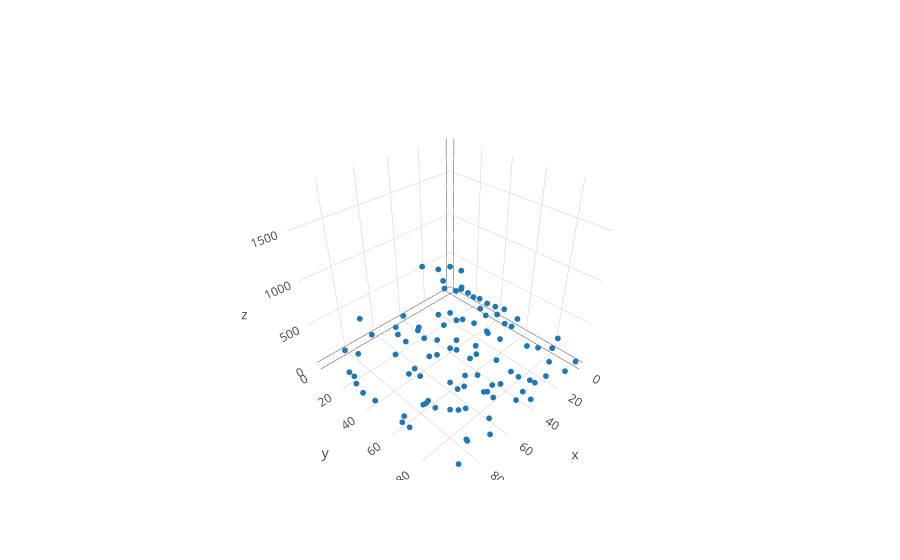

The notebook cell this image was saved under:
### Markdown cell above
Here, we take a sample of 25 percent of the above grid to "observe"

### Code cell
X_part, y_part = sim.rand_partial_grid(X, y, 0.25)
X_full, y_full, obs_idx, imag_idx = sim.fill_grid(X_part, y_part)

color = np.zeros(X_full.shape[0])
color[obs_idx] = 1.0
trace_partial_obs = go.Scatter3d(x = X_full[obs_idx, 0], y = X_full[obs_idx, 1],
                                 z= y[obs_idx], mode = 'markers', marker=dict(size = 2))
iplot([trace_partial_obs])

### Figure 1 — Plotly figure (JSON) as saved in the notebook; plotly's stock layout.template omitted (floating-point values rounded to 4 significant figures)
{"data": [{"marker": {"size": 2}, "mode": "markers", "type": "scatter3d", "x": [0, 0, 0, 0, 0, 0, 0, 5, 5, 5, 5, 5, 5, 10, 10, 10, 10, 10, 10, 10, 10, 15, 15, 15, 15, 15, 15, 20, 20, 20, 25, 25, 30, 30, 30, 30, 30, 30, 35, 35, 35, 35, 35, 40, 40, 40, 40, 40, 40, 45, 45, 45, 45, 45, 45, 45, 45, 50, 50, 50, 50, 50, 55, 55, 55, 60, 60, 60, 65, 65, 70, 70, 70, 70, 70, 70, 70, 70, 75, 75, 75, 75, 80, 80, 80, 85, 85, 85, 85, 90, 90, 90, 90, 95, 95, 95, 95, 95, 95, 95], "y": [0, 10, 40, 45, 55, 80, 95, 15, 25, 30, 50, 55, 85, 5, 15, 25, 35, 40, 70, 85, 95, 5, 35, 45, 50, 55, 80, 20, 50, 90, 15, 35, 35, 50, 65, 75, 80, 90, 30, 40, 55, 60, 90, 0, 35, 45, 55, 90, 95, 20, 25, 35, 45, 65, 75, 80, 90, 5, 25, 30, 40, 80, 20, 65, 80, 20, 45, 70, 70, 90, 0, 10, 30, 40, 45, 80, 90, 95, 55, 60, 65, 75, 10, 85, 90, 70, 85, 90, 95, 15, 20, 60, 95, 25, 30, 35, 45, 65, 70, 80], "z": [347, 112, 40, 167, 137, 14, 14, 231, 188, 213, 70, 85, 266, 167, 228, 295, 176, 299, 44, 12, 13, 479, 22, 17, 408, 21, 203, 64, 103, 13, 37, 185, 227, 47, 34, 8, 3, 64, 160, 65, 54, 611, 168, 19, 821, 51, 58, 88, 60, 130, 940, 127, 136, 27, 31, 119, 49, 18, 200, 151, 45, 9, 46, 14, 161, 202, 214, 298, 194, 124, 301, 199, 175, 43, 183, 173, 527, 84, 290, 40, 23, 157, 58, 391, 107, 315, 776, 1802, 267, 292, 11, 72, 64, 202, 122, 72, 119, 156, 176, 610]}], "layout": {}}
